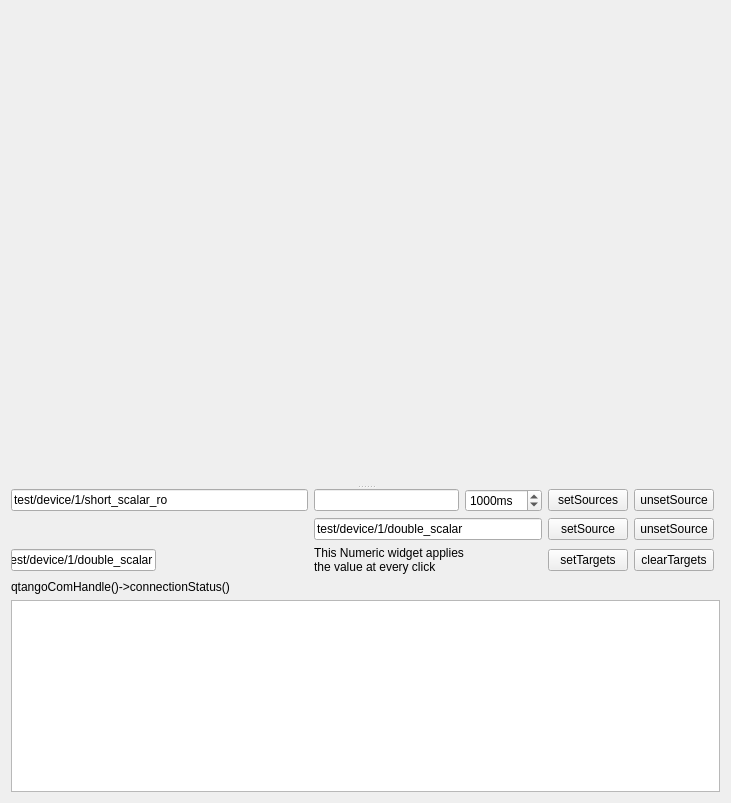
<?xml version="1.0" encoding="UTF-8"?>
<ui version="4.0">
 <class>ConnectionIssues</class>
 <widget class="QWidget" name="ConnectionIssues">
  <property name="geometry">
   <rect>
    <x>0</x>
    <y>0</y>
    <width>731</width>
    <height>803</height>
   </rect>
  </property>
  <property name="windowTitle">
   <string>Connection Issues</string>
  </property>
  <layout class="QVBoxLayout" name="verticalLayout">
   <item>
    <widget class="QSplitter" name="splitter">
     <property name="orientation">
      <enum>Qt::Vertical</enum>
     </property>
     <widget class="TPlotLightMarker" name="tPlotLightMarker">
      <property name="sizePolicy">
       <sizepolicy hsizetype="MinimumExpanding" vsizetype="MinimumExpanding">
        <horstretch>0</horstretch>
        <verstretch>3</verstretch>
       </sizepolicy>
      </property>
      <property name="source" stdset="0">
       <string/>
      </property>
      <property name="helperApplicationEnabled">
       <bool>true</bool>
      </property>
      <property name="setPointEnabled" stdset="0">
       <bool>true</bool>
      </property>
     </widget>
     <widget class="QWidget" name="layoutWidget">
      <layout class="QGridLayout" name="gridLayout">
       <item row="0" column="0" colspan="2">
        <widget class="QLineEdit" name="lePlotSrc">
         <property name="sizePolicy">
          <sizepolicy hsizetype="Expanding" vsizetype="Fixed">
           <horstretch>1</horstretch>
           <verstretch>0</verstretch>
          </sizepolicy>
         </property>
         <property name="text">
          <string>test/device/1/short_scalar_ro</string>
         </property>
        </widget>
       </item>
       <item row="0" column="2">
        <widget class="QLineEdit" name="lePlotSrc2">
         <property name="sizePolicy">
          <sizepolicy hsizetype="Expanding" vsizetype="Fixed">
           <horstretch>2</horstretch>
           <verstretch>0</verstretch>
          </sizepolicy>
         </property>
        </widget>
       </item>
       <item row="0" column="4">
        <widget class="QPushButton" name="pbPlot">
         <property name="text">
          <string>setSources</string>
         </property>
        </widget>
       </item>
       <item row="0" column="5">
        <widget class="QPushButton" name="pbUnsetSourcePlot">
         <property name="text">
          <string>unsetSource</string>
         </property>
        </widget>
       </item>
       <item row="0" column="6">
        <widget class="ELed" name="ledPlot">
         <property name="toolTip">
          <string>qtangoComHandle()-&gt;isConfigured()</string>
         </property>
         <property name="ledWidth">
          <number>18</number>
         </property>
        </widget>
       </item>
       <item row="1" column="0" colspan="2">
        <widget class="TLabel" name="label">
         <property name="sizePolicy">
          <sizepolicy hsizetype="Minimum" vsizetype="Minimum">
           <horstretch>2</horstretch>
           <verstretch>0</verstretch>
          </sizepolicy>
         </property>
         <property name="source">
          <string/>
         </property>
         <property name="helperApplicationEnabled">
          <bool>true</bool>
         </property>
        </widget>
       </item>
       <item row="1" column="2" colspan="2">
        <widget class="QLineEdit" name="leLabel">
         <property name="text">
          <string>test/device/1/double_scalar</string>
         </property>
        </widget>
       </item>
       <item row="1" column="4">
        <widget class="QPushButton" name="pbLabel">
         <property name="text">
          <string>setSource</string>
         </property>
        </widget>
       </item>
       <item row="1" column="5">
        <widget class="QPushButton" name="pbUnsetSourceLabel">
         <property name="text">
          <string>unsetSource</string>
         </property>
        </widget>
       </item>
       <item row="1" column="6">
        <widget class="ELed" name="ledLabel">
         <property name="toolTip">
          <string>qtangoComHandle()-&gt;isConfigured()</string>
         </property>
        </widget>
       </item>
       <item row="2" column="1" rowspan="2">
        <widget class="TNumeric" name="tNumeric">
         <property name="sizePolicy">
          <sizepolicy hsizetype="Preferred" vsizetype="Preferred">
           <horstretch>1</horstretch>
           <verstretch>0</verstretch>
          </sizepolicy>
         </property>
         <property name="maximumSize">
          <size>
           <width>16777215</width>
           <height>41</height>
          </size>
         </property>
         <property name="targets">
          <string>;;</string>
         </property>
         <property name="applyOnValueChanged">
          <bool>true</bool>
         </property>
        </widget>
       </item>
       <item row="2" column="2" rowspan="2" colspan="2">
        <widget class="QLabel" name="label_2">
         <property name="toolTip">
          <string>peiod</string>
         </property>
         <property name="text">
          <string>This Numeric widget applies 
the value at every click</string>
         </property>
        </widget>
       </item>
       <item row="2" column="4" rowspan="2">
        <widget class="QPushButton" name="pbNumericTgt">
         <property name="text">
          <string>setTargets</string>
         </property>
        </widget>
       </item>
       <item row="2" column="5" rowspan="2">
        <widget class="QPushButton" name="pbClearTargets">
         <property name="text">
          <string>clearTargets</string>
         </property>
        </widget>
       </item>
       <item row="2" column="6" rowspan="2">
        <widget class="ELed" name="ledNumeric">
         <property name="toolTip">
          <string>qtangoComHandle()-&gt;isConfigured()</string>
         </property>
        </widget>
       </item>
       <item row="4" column="0" colspan="2">
        <widget class="QLabel" name="label_3">
         <property name="text">
          <string>qtangoComHandle()-&gt;connectionStatus()</string>
         </property>
        </widget>
       </item>
       <item row="5" column="0" colspan="7">
        <widget class="QTextEdit" name="textEdit">
         <property name="sizePolicy">
          <sizepolicy hsizetype="Expanding" vsizetype="Expanding">
           <horstretch>0</horstretch>
           <verstretch>2</verstretch>
          </sizepolicy>
         </property>
        </widget>
       </item>
       <item row="2" column="0" rowspan="2">
        <widget class="QLineEdit" name="leApplyNumTgt">
         <property name="sizePolicy">
          <sizepolicy hsizetype="Expanding" vsizetype="Fixed">
           <horstretch>2</horstretch>
           <verstretch>0</verstretch>
          </sizepolicy>
         </property>
         <property name="text">
          <string>test/device/1/double_scalar</string>
         </property>
        </widget>
       </item>
       <item row="0" column="3">
        <widget class="QSpinBox" name="sbPeriod">
         <property name="suffix">
          <string>ms</string>
         </property>
         <property name="minimum">
          <number>10</number>
         </property>
         <property name="maximum">
          <number>10000</number>
         </property>
         <property name="value">
          <number>1000</number>
         </property>
        </widget>
       </item>
      </layout>
     </widget>
    </widget>
   </item>
  </layout>
 </widget>
 <customwidgets>
  <customwidget>
   <class>QwtPlot</class>
   <extends>QFrame</extends>
   <header>qwt_plot.h</header>
  </customwidget>
  <customwidget>
   <class>TLabel</class>
   <extends>ELabel</extends>
   <header>TLabel</header>
  </customwidget>
  <customwidget>
   <class>TNumeric</class>
   <extends>ENumeric</extends>
   <header>TNumeric</header>
  </customwidget>
  <customwidget>
   <class>TPlotLightMarker</class>
   <extends>EPlotLightMarker</extends>
   <header>TPlotLightMarker</header>
  </customwidget>
  <customwidget>
   <class>ELabel</class>
   <extends>QLabel</extends>
   <header>ELabel</header>
  </customwidget>
  <customwidget>
   <class>ELed</class>
   <extends>QWidget</extends>
   <header>ELed</header>
  </customwidget>
  <customwidget>
   <class>ENumeric</class>
   <extends>QFrame</extends>
   <header>ENumeric</header>
  </customwidget>
  <customwidget>
   <class>EPlotLight</class>
   <extends>QwtPlot</extends>
   <header>EPlotLight</header>
  </customwidget>
  <customwidget>
   <class>EPlotLightMarker</class>
   <extends>EPlotLight</extends>
   <header>EPlotLightMarker</header>
  </customwidget>
 </customwidgets>
 <resources/>
 <connections/>
</ui>
